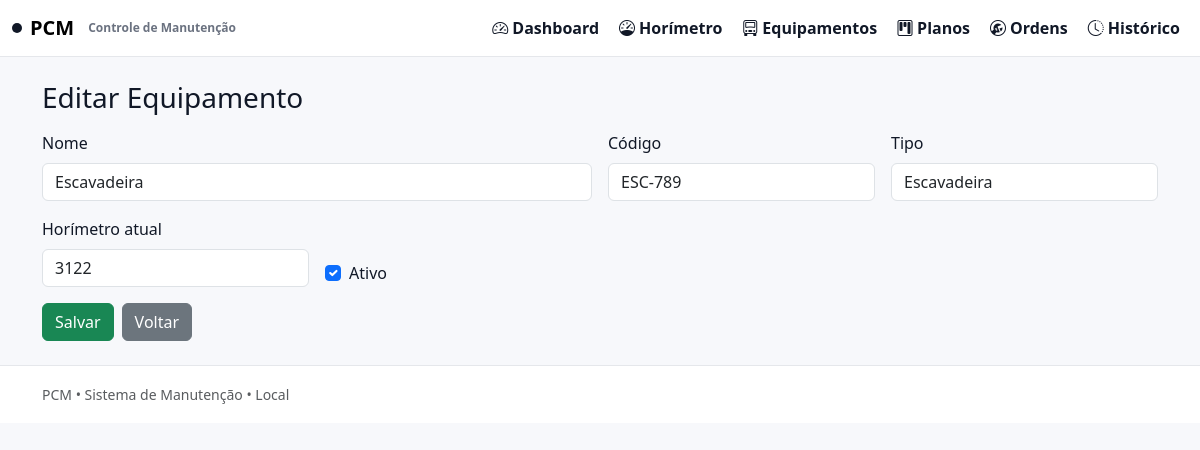
Screenshot of /equipamentos/3/editar with the database file from the repository.
### models.py (models this page shows, shortened)
class Equipment(db.Model):
    __tablename__ = "equipamentos"
    id = db.Column(db.Integer, primary_key=True)
    nome = db.Column(db.String(120), nullable=False)
    codigo = db.Column(db.String(60), nullable=False, unique=True)  # TAG
    tipo = db.Column(db.String(60), nullable=True)
    horimetro_atual = db.Column(db.Integer, nullable=False, default=0)
    ativo = db.Column(db.Boolean, nullable=False, default=True)
    created_at = db.Column(db.DateTime, nullable=False, default=datetime.utcnow)

### app.py (the view, shortened to what this page needs)
    @app.route("/equipamentos/<int:equip_id>/editar", methods=["GET", "POST"])
    def equipamento_editar(equip_id):
        item = Equipment.query.get_or_404(equip_id)
        return render_template("equipamento_form.html", item=item)

### templates/equipamento_form.html
{% extends "base.html" %}
{% block content %}
<h3>{{ 'Editar' if item else 'Novo' }} Equipamento</h3>
<form method="post" class="mt-3">
  <div class="row g-3">
    <div class="col-md-6">
      <label class="form-label">Nome</label>
      <input class="form-control" name="nome" value="{{ item.nome if item else '' }}" required>
    </div>
    <div class="col-md-3">
      <label class="form-label">Código</label>
      <input class="form-control" name="codigo" value="{{ item.codigo if item else '' }}" required>
    </div>
    <div class="col-md-3">
      <label class="form-label">Tipo</label>
      <input class="form-control" name="tipo" value="{{ item.tipo if item else '' }}">
    </div>
    <div class="col-md-3">
      <label class="form-label">Horímetro atual</label>
      <input class="form-control" type="number" name="horimetro_atual" value="{{ item.horimetro_atual if item else 0 }}">
    </div>
    <div class="col-md-3 d-flex align-items-end">
      <div class="form-check">
        <input class="form-check-input" type="checkbox" name="ativo" id="ativo" {% if item is none or item.ativo %}checked{% endif %}>
        <label class="form-check-label" for="ativo">Ativo</label>
      </div>
    </div>
  </div>
  <div class="mt-3 d-flex gap-2">
    <button class="btn btn-success" type="submit">Salvar</button>
    <a class="btn btn-secondary" href="{{ url_for('equipamentos') }}">Voltar</a>
  </div>
</form>
{% endblock %}

### static/css/style.css (style rules this page uses)
:root { --bg: #f7f8fb; --card: #ffffff; --text: #111827; --muted: #6b7280; --border: #e5e7eb; --shadow: 0 10px 25px rgba(17,24,39,.06); --shadow2: 0 6px 18px rgba(17,24,39,.05); }
.bg-app { background: var(--bg); color: var(--text); }

### rows the page displays
Equipment: nome "Escavadeira", codigo "ESC-789", tipo "Escavadeira", horimetro_atual "3122", ativo "☑"

### other values shown
{{ 'Editar' if item else 'Novo' }} "Editar"
